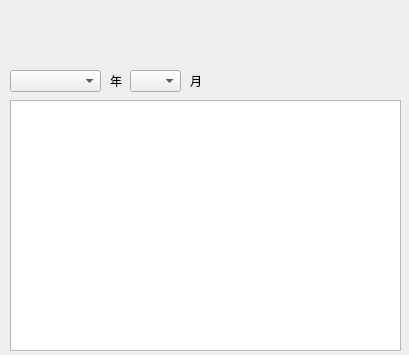
<?xml version="1.0" encoding="UTF-8"?>
<ui version="4.0">
 <class>CalenderDialog</class>
 <widget class="QDialog" name="CalenderDialog">
  <property name="geometry">
   <rect>
    <x>0</x>
    <y>0</y>
    <width>409</width>
    <height>355</height>
   </rect>
  </property>
  <property name="windowTitle">
   <string>CalenderDialog</string>
  </property>
  <widget class="QTableWidget" name="tableWidget">
   <property name="geometry">
    <rect>
     <x>10</x>
     <y>100</y>
     <width>391</width>
     <height>251</height>
    </rect>
   </property>
   <property name="editTriggers">
    <set>QAbstractItemView::NoEditTriggers</set>
   </property>
  </widget>
  <widget class="QLabel" name="currentTime">
   <property name="geometry">
    <rect>
     <x>10</x>
     <y>10</y>
     <width>291</width>
     <height>31</height>
    </rect>
   </property>
   <property name="text">
    <string/>
   </property>
  </widget>
  <widget class="QComboBox" name="yearCombox">
   <property name="geometry">
    <rect>
     <x>10</x>
     <y>70</y>
     <width>91</width>
     <height>22</height>
    </rect>
   </property>
  </widget>
  <widget class="QLabel" name="yearLabel">
   <property name="geometry">
    <rect>
     <x>110</x>
     <y>70</y>
     <width>53</width>
     <height>21</height>
    </rect>
   </property>
   <property name="text">
    <string>年</string>
   </property>
  </widget>
  <widget class="QComboBox" name="monthCombox">
   <property name="geometry">
    <rect>
     <x>130</x>
     <y>70</y>
     <width>51</width>
     <height>22</height>
    </rect>
   </property>
  </widget>
  <widget class="QLabel" name="monthLabel">
   <property name="geometry">
    <rect>
     <x>190</x>
     <y>70</y>
     <width>53</width>
     <height>21</height>
    </rect>
   </property>
   <property name="text">
    <string>月</string>
   </property>
  </widget>
 </widget>
 <resources/>
 <connections/>
</ui>
